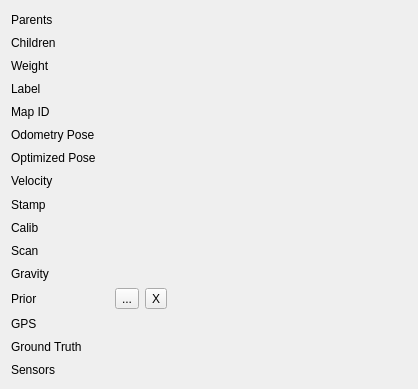
        <widget class="QWidget" name="scrollAreaWidgetContents">
         <property name="geometry">
          <rect>
           <x>0</x>
           <y>0</y>
           <width>418</width>
           <height>389</height>
          </rect>
         </property>
         <layout class="QGridLayout" name="gridLayout_2" columnstretch="0,1">
          <item row="4" column="0">
           <widget class="QLabel" name="label_childrenA_11">
            <property name="text">
             <string>Map ID</string>
            </property>
           </widget>
          </item>
          <item row="5" column="1">
           <widget class="QLabel" name="label_poseB">
            <property name="text">
             <string/>
            </property>
            <property name="textInteractionFlags">
             <set>Qt::LinksAccessibleByMouse|Qt::TextSelectableByMouse</set>
            </property>
           </widget>
          </item>
          <item row="14" column="0">
           <widget class="QLabel" name="label_childrenA_26">
            <property name="text">
             <string>Ground Truth</string>
            </property>
           </widget>
          </item>
          <item row="3" column="0">
           <widget class="QLabel" name="label_childrenA_5">
            <property name="text">
             <string>Label</string>
            </property>
           </widget>
          </item>
          <item row="1" column="0">
           <widget class="QLabel" name="label_childrenA_3">
            <property name="text">
             <string>Children</string>
            </property>
           </widget>
          </item>
          <item row="15" column="0">
           <widget class="QLabel" name="label_childrenA_21">
            <property name="text">
             <string>Sensors</string>
            </property>
           </widget>
          </item>
          <item row="1" column="1">
           <widget class="QLabel" name="label_childrenB">
            <property name="text">
             <string/>
            </property>
            <property name="textInteractionFlags">
             <set>Qt::LinksAccessibleByMouse|Qt::TextSelectableByMouse</set>
            </property>
           </widget>
          </item>
          <item row="8" column="0">
           <widget class="QLabel" name="label_childrenA_7">
            <property name="text">
             <string>Stamp</string>
            </property>
           </widget>
          </item>
          <item row="4" column="1">
           <widget class="QLabel" name="label_mapB">
            <property name="text">
             <string/>
            </property>
            <property name="textInteractionFlags">
             <set>Qt::LinksAccessibleByMouse|Qt::TextSelectableByMouse</set>
            </property>
           </widget>
          </item>
          <item row="11" column="1">
           <widget class="QLabel" name="label_gravityB">
            <property name="text">
             <string/>
            </property>
            <property name="textInteractionFlags">
             <set>Qt::LinksAccessibleByMouse|Qt::TextSelectableByMouse</set>
            </property>
           </widget>
          </item>
          <item row="3" column="1">
           <widget class="QLabel" name="label_labelB">
            <property name="text">
             <string/>
            </property>
            <property name="textInteractionFlags">
             <set>Qt::LinksAccessibleByMouse|Qt::TextSelectableByMouse</set>
            </property>
           </widget>
          </item>
          <item row="7" column="1">
           <widget class="QLabel" name="label_velB">
            <property name="text">
             <string/>
            </property>
            <property name="textInteractionFlags">
             <set>Qt::LinksAccessibleByMouse|Qt::TextSelectableByMouse</set>
            </property>
           </widget>
          </item>
          <item row="13" column="1">
           <widget class="QLabel" name="label_gpsB">
            <property name="text">
             <string/>
            </property>
            <property name="textInteractionFlags">
             <set>Qt::LinksAccessibleByMouse|Qt::TextSelectableByMouse</set>
            </property>
           </widget>
          </item>
          <item row="5" column="0">
           <widget class="QLabel" name="label_childrenA_13">
            <property name="text">
             <string>Odometry Pose</string>
            </property>
           </widget>
          </item>
          <item row="10" column="0">
           <widget class="QLabel" name="label_childrenA_23">
            <property name="text">
             <string>Scan</string>
            </property>
           </widget>
          </item>
          <item row="10" column="1">
           <widget class="QLabel" name="label_scanB">
            <property name="text">
             <string/>
            </property>
            <property name="textInteractionFlags">
             <set>Qt::LinksAccessibleByMouse|Qt::TextSelectableByMouse</set>
            </property>
           </widget>
          </item>
          <item row="9" column="0">
           <widget class="QLabel" name="label_childrenA_15">
            <property name="text">
             <string>Calib</string>
            </property>
           </widget>
          </item>
          <item row="11" column="0">
           <widget class="QLabel" name="label_childrenA_25">
            <property name="text">
             <string>Gravity</string>
            </property>
           </widget>
          </item>
          <item row="0" column="1">
           <widget class="QLabel" name="label_parentsB">
            <property name="text">
             <string/>
            </property>
            <property name="textInteractionFlags">
             <set>Qt::LinksAccessibleByMouse|Qt::TextSelectableByMouse</set>
            </property>
           </widget>
          </item>
          <item row="0" column="0">
           <widget class="QLabel" name="label_parentsA_4">
            <property name="text">
             <string>Parents</string>
            </property>
           </widget>
          </item>
          <item row="8" column="1">
           <widget class="QLabel" name="label_stampB">
            <property name="text">
             <string/>
            </property>
            <property name="textInteractionFlags">
             <set>Qt::LinksAccessibleByMouse|Qt::TextSelectableByMouse</set>
            </property>
           </widget>
          </item>
          <item row="7" column="0">
           <widget class="QLabel" name="label_childrenA_19">
            <property name="text">
             <string>Velocity</string>
            </property>
           </widget>
          </item>
          <item row="15" column="1">
           <widget class="QLabel" name="label_sensorsB">
            <property name="text">
             <string/>
            </property>
            <property name="textInteractionFlags">
             <set>Qt::LinksAccessibleByMouse|Qt::TextSelectableByMouse</set>
            </property>
           </widget>
          </item>
          <item row="9" column="1">
           <widget class="QLabel" name="label_calibB">
            <property name="text">
             <string/>
            </property>
            <property name="textInteractionFlags">
             <set>Qt::LinksAccessibleByMouse|Qt::TextSelectableByMouse</set>
            </property>
           </widget>
          </item>
          <item row="2" column="0">
           <widget class="QLabel" name="label_childrenA_9">
            <property name="text">
             <string>Weight</string>
            </property>
           </widget>
          </item>
          <item row="14" column="1">
           <widget class="QLabel" name="label_gtB">
            <property name="text">
             <string/>
            </property>
            <property name="textInteractionFlags">
             <set>Qt::LinksAccessibleByMouse|Qt::TextSelectableByMouse</set>
            </property>
           </widget>
          </item>
          <item row="13" column="0">
           <widget class="QLabel" name="label_childrenA_17">
            <property name="text">
             <string>GPS</string>
            </property>
           </widget>
          </item>
          <item row="2" column="1">
           <widget class="QLabel" name="label_weightB">
            <property name="text">
             <string/>
            </property>
            <property name="textInteractionFlags">
             <set>Qt::LinksAccessibleByMouse|Qt::TextSelectableByMouse</set>
            </property>
           </widget>
          </item>
          <item row="12" column="0">
           <widget class="QLabel" name="label_childrenA_29">
            <property name="text">
             <string>Prior</string>
            </property>
           </widget>
          </item>
          <item row="6" column="0">
           <widget class="QLabel" name="label_childrenA_31">
            <property name="text">
             <string>Optimized Pose</string>
            </property>
           </widget>
          </item>
          <item row="6" column="1">
           <widget class="QLabel" name="label_optposeB">
            <property name="text">
             <string/>
            </property>
            <property name="textInteractionFlags">
             <set>Qt::LinksAccessibleByMouse|Qt::TextSelectableByMouse</set>
            </property>
           </widget>
          </item>
          <item row="12" column="1">
           <layout class="QHBoxLayout" name="horizontalLayout_19">
            <item>
             <widget class="QLabel" name="label_priorB">
              <property name="text">
               <string/>
              </property>
              <property name="textInteractionFlags">
               <set>Qt::LinksAccessibleByMouse|Qt::TextSelectableByMouse</set>
              </property>
             </widget>
            </item>
            <item>
             <widget class="QToolButton" name="toolButton_edit_priorB">
              <property name="toolTip">
               <string>Edit Constraint</string>
              </property>
              <property name="text">
               <string>...</string>
              </property>
             </widget>
            </item>
            <item>
             <widget class="QToolButton" name="toolButton_remove_priorB">
              <property name="toolTip">
               <string>Remove Prior</string>
              </property>
              <property name="text">
               <string>X</string>
              </property>
             </widget>
            </item>
            <item>
             <spacer name="horizontalSpacer_8">
              <property name="orientation">
               <enum>Qt::Horizontal</enum>
              </property>
              <property name="sizeHint" stdset="0">
               <size>
                <width>0</width>
                <height>20</height>
               </size>
              </property>
             </spacer>
            </item>
           </layout>
          </item>
         </layout>
        </widget>
